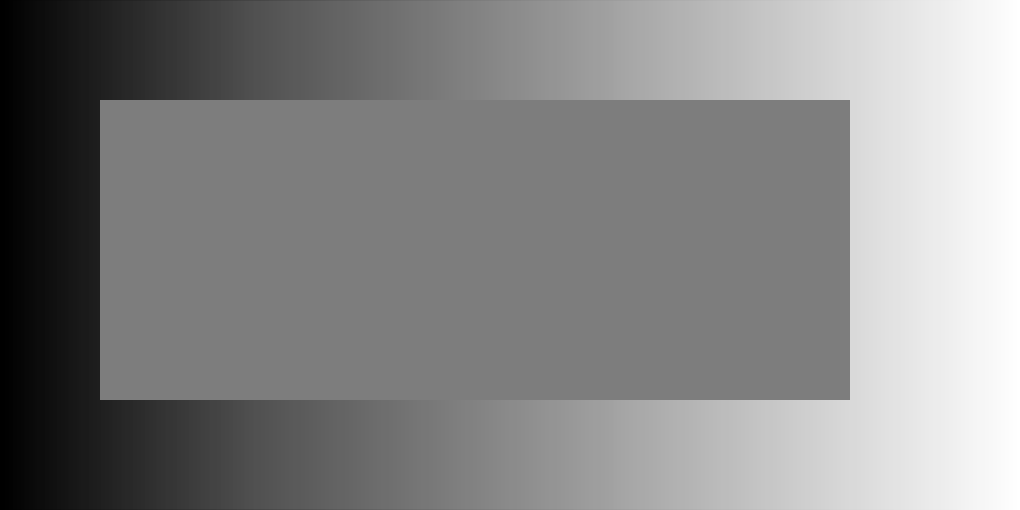
Frame 1 (no input)
Frame 60 (no input): identical to frame 1, image omitted
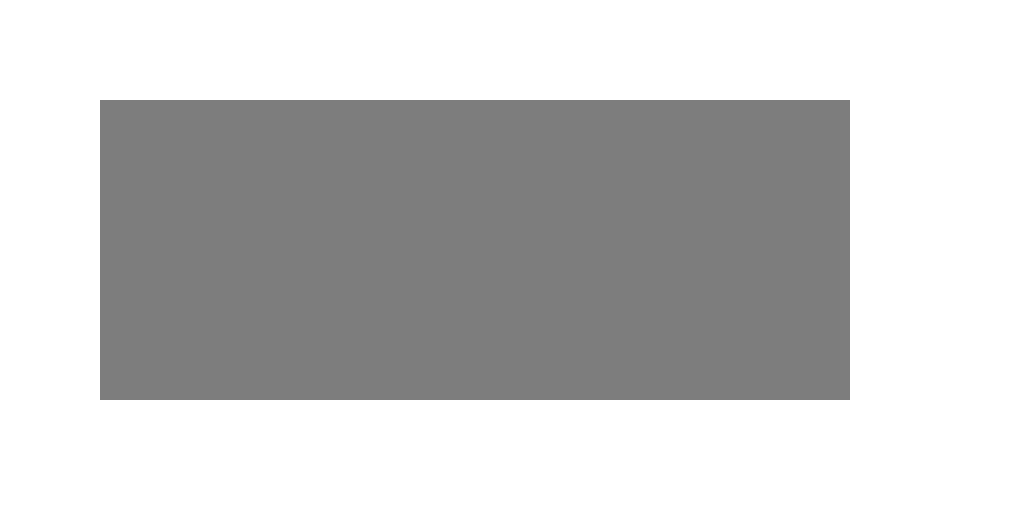
Frame 120 (the mouse pressed at the canvas centre since frame 60)

The p5.js sketch that drew these frames (run headless with seeded random() and noise() and a simulated clock; from frame 60 on, the mouse is pressed at the canvas centre):

// p5.js sketch
// ── sketch.js
// Loops 1 - Gradient Illusion 

let gradientShowing = true;

function setup() {
  createCanvas(255*4, 255*2);
}

function draw() {
  background("white");
  if (gradientShowing) {
    drawGradient();
  }
  grayRectangle();
}

function mousePressed() {
  gradientShowing = !gradientShowing;
}

function drawGradient() {
  for (let x = 0; x < width; x++) {
    stroke(x/4);
    fill(x);
    rect(x, 0, 3, height);
  }
}

function grayRectangle() {
  noStroke();
  fill(125);
  rect(100, 100, 750, 300);
}
